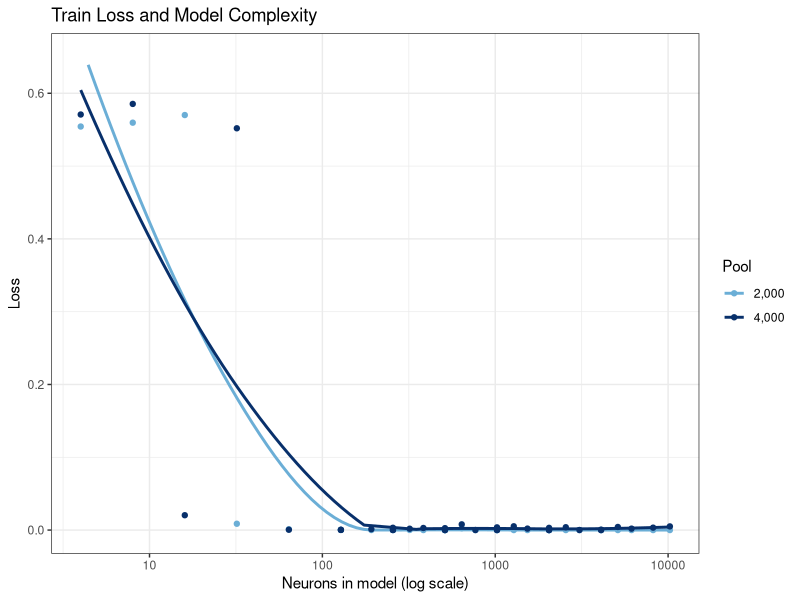

This chart was generated by the following R code:
## Code to create a viz comparing train loss as a function of complexity
## For the models that trained over ~2,000 and ~4,000 sequences

#Importing necessary libraries and data
library(tidyverse)
library(ggplot2)
twok <- read_csv("../../results/results-2k.csv")
fourk <- read_csv("../../results/results-4k.csv")

#Averaging loss across seeds
twokMean <- twok |>
  group_by(layers, neuronsPerLayer) |>
  summarize(testLoss = mean(testLoss),
            trainLoss = mean(trainLoss))

fourkMean <- fourk |>
  group_by(layers, neuronsPerLayer) |>
  summarize(testLoss = mean(testLoss),
         trainLoss = mean(trainLoss))

#Generating plot
plot <- ggplot() +
  geom_point(data = twokMean, aes(x = layers*neuronsPerLayer, y = trainLoss, color = '2,000')) +
  geom_smooth(data = twokMean, se = FALSE, 
              aes(x = layers*neuronsPerLayer, y = trainLoss, color = '2,000')) +
  geom_point(data = fourkMean, aes(x = layers*neuronsPerLayer, y = trainLoss, color = '4,000')) +
  geom_smooth(data = fourkMean, se = FALSE, aes(x = layers*neuronsPerLayer, y = trainLoss, color = '4,000')) +
  scale_x_log10() +
  labs(title = "Train Loss and Model Complexity",
       x = "Neurons in model (log scale)",
       y = "Loss",
       color = 'Pool') +
  theme_bw() + 
  scale_color_manual(values = c(
    '4,000' = '#08306B',
    '2,000' = '#6BAED6'
  )) +
  ylim(0, .65)

ggsave('figure1.png', plot, width = 6, height = 4)
